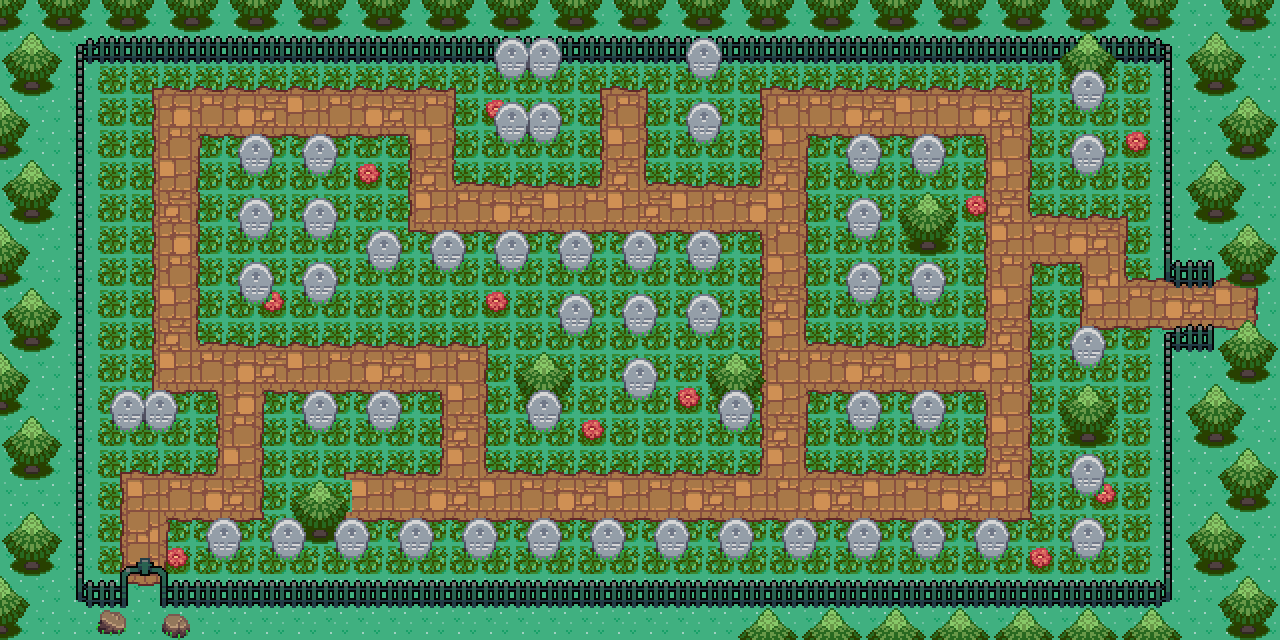

Rendered tile map (Tiled .tmx) drawn with the repository's tilesets; below, a short description and the map source with its tile grids summarised:
An orthogonal 40x20 tile map with 32x32 px tiles, 5 tile layers (Tile Layer 1, Long Grass, Path, Tile Layer 5, ...), 3 tilesets and 60 objects (48x event, 12x collision).

<map version="1.10" tiledversion="1.11.2" orientation="orthogonal" renderorder="right-down" compressionlevel="0" width="40" height="20" tilewidth="32" tileheight="32" infinite="0" nextlayerid="9" nextobjectid="75">
 <properties>
  <property name="east" value="flower_city" />
  <property name="edges" value="clamped" />
  <property name="map_type" value="route" />
  <property name="scenario" value="spyder" />
  <property name="slug" value="route5" />
  <property name="south" value="timber_town" />
 </properties>
 <tileset firstgid="1" source="../gfx/tilesets/core_city_and_country.tsx" />
 <tileset firstgid="1441" source="../gfx/tilesets/core_outdoor.tsx" />
 <tileset firstgid="4216" source="../gfx/tilesets/Superpowers_Tilesheet.tsx" />
 <layer id="1" name="Tile Layer 1" width="40" height="20">
  <data>[800 cells, 800 non-empty, 1 distinct tile ids]</data>
 </layer>
 <layer id="2" name="Long Grass" width="40" height="20">
  <data>[800 cells, 415 non-empty, 4 distinct tile ids]</data>
 </layer>
 <layer id="3" name="Path" width="40" height="20">
  <data>[800 cells, 654 non-empty, 32 distinct tile ids]</data>
 </layer>
 <layer id="8" name="Tile Layer 5" width="40" height="20">
  <data>[800 cells, 12 non-empty, 8 distinct tile ids]</data>
 </layer>
 <layer id="5" name="Tile Layer 8" width="40" height="20">
  <data>[800 cells, 134 non-empty, 17 distinct tile ids]</data>
 </layer>
 <objectgroup color="#ff0000" id="6" name="Collisions">
  <object id="3" type="collision" x="0" y="64" width="64" height="512" />
  <object id="4" type="collision" x="64" y="32" width="1120" height="32" />
  <object id="5" type="collision" x="1184" y="64" width="96" height="224" />
  <object id="6" type="collision" x="1184" y="320" width="96" height="256" />
  <object id="7" type="collision" x="160" y="576" width="1024" height="32" />
  <object id="12" type="collision" x="896" y="192" width="64" height="64" />
  <object id="13" type="collision" x="704" y="352" width="64" height="64" />
  <object id="14" type="collision" x="512" y="352" width="64" height="64" />
  <object id="15" type="collision" x="1056" y="64" width="64" height="32" />
  <object id="16" type="collision" x="1056" y="384" width="64" height="64" />
  <object id="17" type="collision" x="288" y="480" width="64" height="64" />
  <object id="22" type="collision" x="64" y="576" width="64" height="32" />
 </objectgroup>
 <objectgroup color="#ffff00" id="7" name="Events">
  <object id="1" name="Teleport to Timber Town" type="event" x="128" y="608" width="32" height="32">
   <properties>
    <property name="act1" value="transition_teleport player,spyder_timber_town.tmx,4,0,0.3" />
    <property name="act2" value="char_face player,down" />
    <property name="cond1" value="is char_at player" />
    <property name="cond2" value="is char_facing player,down" />
   </properties>
  </object>
  <object id="2" name="Teleport to Flower City" type="event" x="1248" y="288" width="32" height="32">
   <properties>
    <property name="act1" value="transition_teleport player,spyder_flower_city.tmx,0,9,0.3" />
    <property name="act2" value="char_face player,right" />
    <property name="cond1" value="is char_at player" />
    <property name="cond2" value="is char_facing player,right" />
   </properties>
  </object>
  <object id="18" name="Play Music" type="event" x="0" y="0" width="32" height="32">
   <properties>
    <property name="act1" value="play_music music_the_wild_places" />
    <property name="cond1" value="not music_playing music_the_wild_places" />
   </properties>
  </object>
  <object id="20" name="encounter 3" type="event" x="800" y="128" width="192" height="224">
   <properties>
    <property name="act1" value="random_encounter spyder_route5,11" />
    <property name="act2" value="play_map_animation grass,0.1,noloop,player" />
    <property name="cond1" value="is char_at player" />
    <property name="cond2" value="is char_moved player" />
   </properties>
  </object>
  <object id="24" name="encounter 3" type="event" x="192" y="128" width="224" height="224">
   <properties>
    <property name="act1" value="random_encounter spyder_route5,11" />
    <property name="act2" value="play_map_animation grass,0.1,noloop,player" />
    <property name="cond1" value="is char_at player" />
    <property name="cond2" value="is char_moved player" />
   </properties>
  </object>
  <object id="25" name="encounter 3" type="event" x="416" y="224" width="352" height="128">
   <properties>
    <property name="act1" value="random_encounter spyder_route5,11" />
    <property name="act2" value="play_map_animation grass,0.1,noloop,player" />
    <property name="cond1" value="is char_at player" />
    <property name="cond2" value="is char_moved player" />
   </properties>
  </object>
  <object id="26" name="encounter 3" type="event" x="480" y="352" width="288" height="128">
   <properties>
    <property name="act1" value="random_encounter spyder_route5,11" />
    <property name="act2" value="play_map_animation grass,0.1,noloop,player" />
    <property name="cond1" value="is char_at player" />
    <property name="cond2" value="is char_moved player" />
   </properties>
  </object>
  <object id="27" name="encounter 3" type="event" x="160" y="512" width="992" height="64">
   <properties>
    <property name="act1" value="random_encounter spyder_route5,11" />
    <property name="act2" value="play_map_animation grass,0.1,noloop,player" />
    <property name="cond1" value="is char_at player" />
    <property name="cond2" value="is char_moved player" />
   </properties>
  </object>
  <object id="28" name="encounter 3" type="event" x="96" y="64" width="64" height="416">
   <properties>
    <property name="act1" value="random_encounter spyder_route5,11" />
    <property name="act2" value="play_map_animation grass,0.1,noloop,player" />
    <property name="cond1" value="is char_at player" />
    <property name="cond2" value="is char_moved player" />
   </properties>
  </object>
  <object id="29" name="encounter 3" type="event" x="160" y="64" width="992" height="32">
   <properties>
    <property name="act1" value="random_encounter spyder_route5,11" />
    <property name="act2" value="play_map_animation grass,0.1,noloop,player" />
    <property name="cond1" value="is char_at player" />
    <property name="cond2" value="is char_moved player" />
   </properties>
  </object>
  <object id="30" name="encounter 3" type="event" x="448" y="96" width="160" height="96">
   <properties>
    <property name="act1" value="random_encounter spyder_route5,11" />
    <property name="act2" value="play_map_animation grass,0.1,noloop,player" />
    <property name="cond1" value="is char_at player" />
    <property name="cond2" value="is char_moved player" />
   </properties>
  </object>
  <object id="31" name="encounter 3" type="event" x="800" y="384" width="192" height="96">
   <properties>
    <property name="act1" value="random_encounter spyder_route5,11" />
    <property name="act2" value="play_map_animation grass,0.1,noloop,player" />
    <property name="cond1" value="is char_at player" />
    <property name="cond2" value="is char_moved player" />
   </properties>
  </object>
  <object id="32" name="encounter 3" type="event" x="640" y="96" width="128" height="96">
   <properties>
    <property name="act1" value="random_encounter spyder_route5,11" />
    <property name="act2" value="play_map_animation grass,0.1,noloop,player" />
    <property name="cond1" value="is char_at player" />
    <property name="cond2" value="is char_moved player" />
   </properties>
  </object>
  </objectgroup>
</map>
<!-- 35 of 60 objects omitted -->
